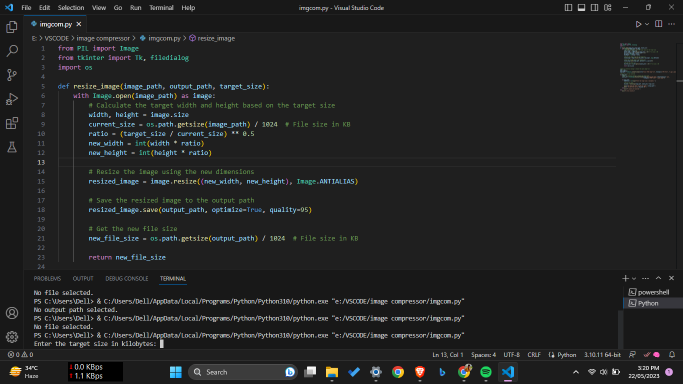
#> input picture giving input of the size.png, 1366 x 768 px (shown at 1/2 size)
$ python imgcom.py   (older library calls are emulated)
#> lines starting #> are read from the running program, lines starting #| are printed output that depends on the picture
#> the answer given: giving input of the size.png
#> the answer given: 100
from PIL import Image
from tkinter import Tk, filedialog
import os

def resize_image(image_path, output_path, target_size):
#> called with image_path = 'giving input of the size.png', output_path = 'out.png', target_size = 100
    with Image.open(image_path) as image:
        # Calculate the target width and height based on the target size
#> image is the input picture: PIL image 1366x768 RGBA; mean R, G, B, A 34.3, 35.2, 35.2, 255
        width, height = image.size
#> width = 1366; height = 768
        current_size = os.path.getsize(image_path) / 1024  # File size in KB
        ratio = (target_size / current_size) ** 0.5
        new_width = int(width * ratio)
#> new_width = 1210
        new_height = int(height * ratio)
#> new_height = 680

        # Resize the image using the new dimensions
        resized_image = image.resize((new_width, new_height), Image.ANTIALIAS)
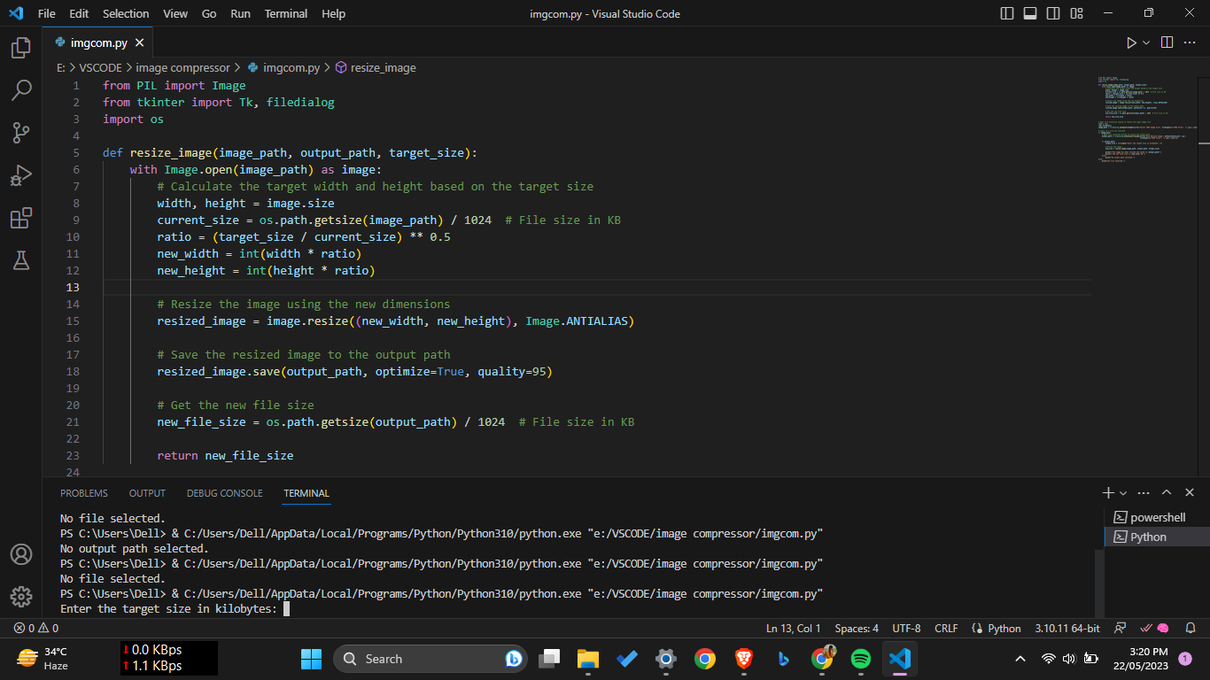
#> resized_image: PIL image 1210x680 RGBA; mean R, G, B, A 34.3, 35.2, 35.2, 255

        # Save the resized image to the output path
        resized_image.save(output_path, optimize=True, quality=95)

        # Get the new file size
        new_file_size = os.path.getsize(output_path) / 1024  # File size in KB

        return new_file_size


# Open file selection dialog to choose the input image file
root = Tk()
root.withdraw()
image_path = filedialog.askopenfilename(title="Select JPEG Image File", filetypes=[("JPEG Files", "*.jpg;*.jpeg")])

# Check if a file was selected
if image_path:
    # Open file selection dialog to choose the output path
    output_path = filedialog.asksaveasfilename(title="Save Resized Image", defaultextension=".jpg",
                                               filetypes=[("JPEG Files", "*.jpg;*.jpeg")])

    if output_path:
        target_size = int(input("Enter the target size in kilobytes: "))

        # Resize the image
        new_size = resize_image(image_path, output_path, target_size)

        print(f"The image has been resized and saved to {output_path}")
        print(f"The new file size is {new_size} KB.")
    else:
        print("No output path selected.")
else:
    print("No file selected.")

$ run again, on saving location.png
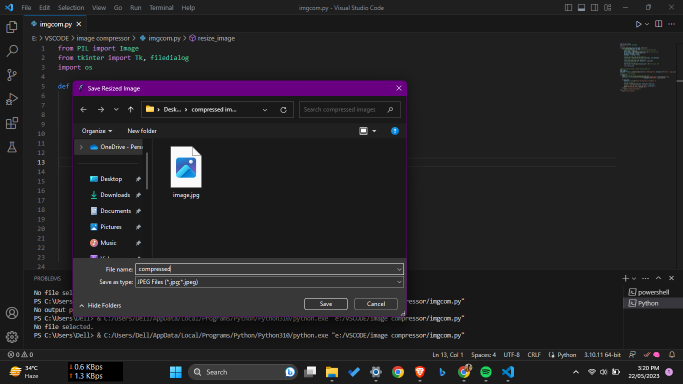
#> input picture saving location.png, 1366 x 768 px (shown at 1/2 size)
#> in resize_image, image is the input picture: PIL image 1366x768 RGBA; mean R, G, B, A 36.5, 34.7, 37.6, 255
#> in resize_image, `resized_image = image.resize((new_width, new_height), Image.ANTIALIAS)`:
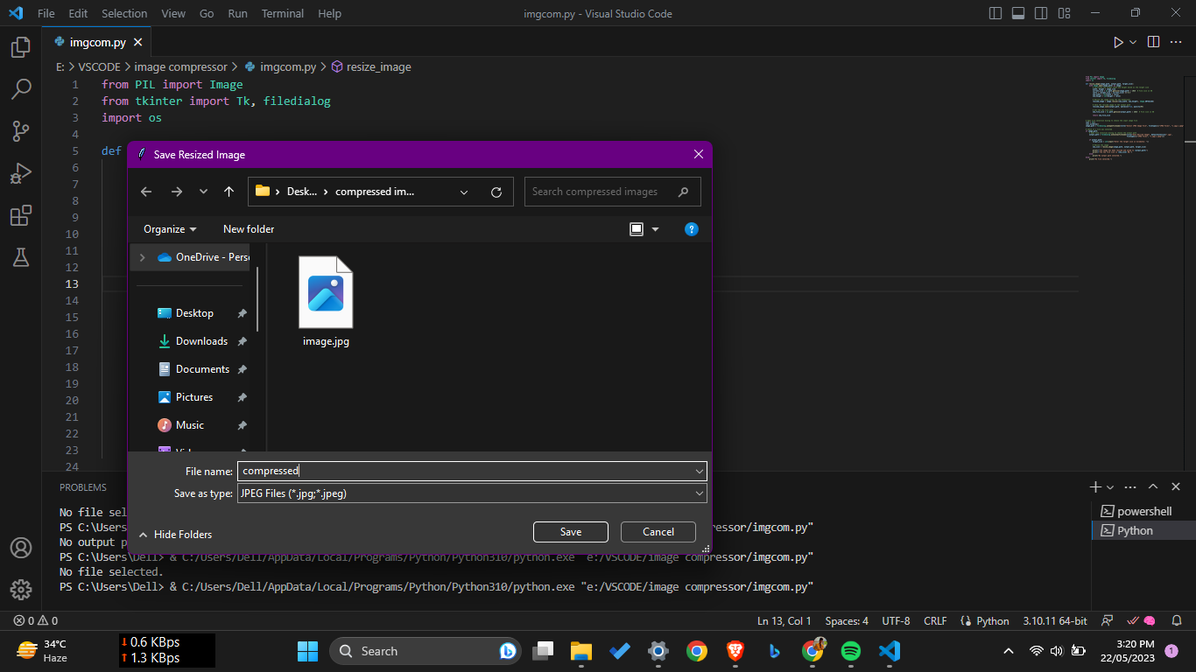
#> resized_image: PIL image 1196x672 RGBA; mean R, G, B, A 36.5, 34.7, 37.6, 255
